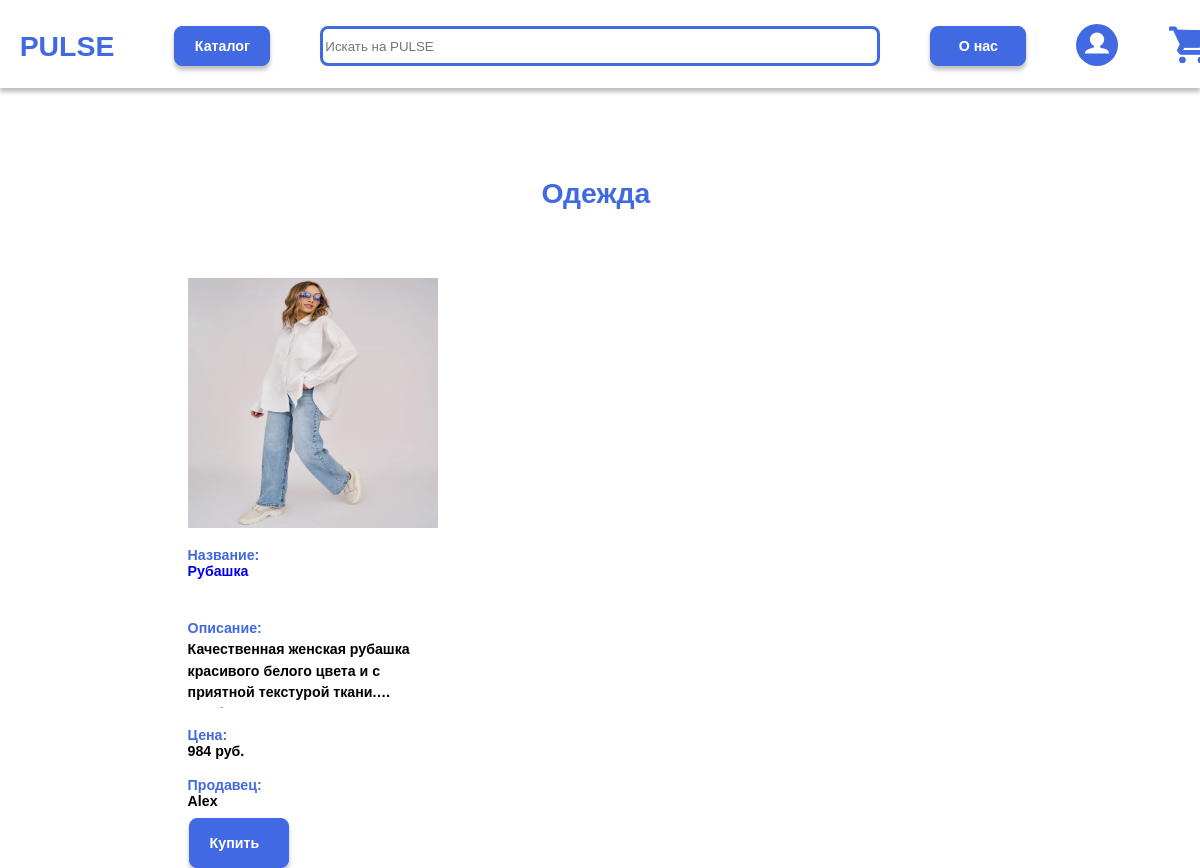
/clothes, run on the app's committed database.
### main/models.py (models this page shows)
class Product(models.Model):
    username = models.CharField(help_text='15 символов. Только цифры', max_length=15, verbose_name='phone of seller')
    label = models.TextField(max_length=30, help_text='От 5 до 30 символов. Название товара.', verbose_name='name')
    description = models.TextField(max_length=500, help_text='От 5 до 500 символов. Название товара.', verbose_name='description')
    price = models.CharField(max_length=10, help_text='Стоймость товара.', verbose_name='price')
    category_choises = (('pets', 'Товары для животных'),
                        ('electronics', 'Электроника'),
                        ('clothes', 'Одежда'),
                        ('books', 'Книги'),
                        ('pharmacy', 'Аптека'),
                        ('children', 'Детские товары'),
                        ('other', 'Другое'),)
    category = models.CharField(max_length=30, blank=False, choices=category_choises, default='Другое', verbose_name='category')
    image = models.FileField(help_text='Изображение товара', verbose_name='image')

class User(AbstractUser):
    username = models.CharField(error_messages={'unique': 'Пользователь с таким телефоном уже существует!'}, help_text='15 символов. Только цифры',max_length=15, unique=True, verbose_name='phone')
    nickname = models.CharField(error_messages={'unique': 'Пользователь с таким никнеймом уже существует!'}, max_length=20, unique=True, verbose_name='nickname')
    second_name = models.CharField(max_length=150, verbose_name='second name')
    email = models.EmailField(max_length=254, verbose_name='email address', unique=True, error_messages={'unique': 'Пользователь с такой почтой уже существует!'})
    user_type_choises =(('buyer', 'Я покупатель'),
               ('seller', 'Я продавец'))
    usertype = models.CharField(max_length=15, blank=False, choices=user_type_choises, default='buyer', help_text='Usertype', verbose_name='usertype')

### main/views.py (the view)
# urls.py: re_path(r'clothes', views.showClothes, name='clothes'),
def showClothes(request):
    product = Product.objects.all()
    user = User.objects.all()
    context = {
        'products': product,
        'users': user
    }
    return render(request, 'main/clothes.html', context)

### main/templates/main/clothes.html (shortened to what this page needs)
{% extends 'main/base.html' %}
{% block content %}
<div class="mainLabel" style="text-align: center;"><h1>Одежда</h1></div>
    <div class="productsMain">
    {% for product in products %}
        {% if product.category == 'clothes' %}
            <div class="products-container productsMain">
                <a href="{% url 'product' product.id %} ">
                <img class="productImage products-container" src="../../static{{ product.image.url }}">
                </a>
                <div class="productLabel products-container"><div class="logo">Название: </div><a href="{% url 'product' product.id %} " style="text-decoration: none">{{ product.label }}</a></div>
                <div class="productDescription products-container"><div class="logo">Описание: </div>{{ product.description }}</div>
                <div class="productPrice products-container"><div class="logo">Цена: </div>{{ product.price }} руб.</div>
                {% for user in users %}
                    {% if product.username == user.username %}
                        <div class="productSeller products-container"><div class="logo">Продавец: </div>{{ user.nickname }}</div>
                    {% endif %}
                {% endfor %}
                <form action="{% url 'addBasket' product.id %}" class="products-container" method="post">
                    <button class="productButton products-container" name="foo" type="submit">Купить</button>
                </form>
            </div>
        {% endif %}
    {% endfor %}
    </div>
{% endblock %}

### main/static/style.css (style rules this page uses)
body { font-family: 'Arial', arial, sans-serif; font-style: normal; font-size:calc(13px + 0.1vw); font-weight: 800; }
.productsMain { width: 70vw; margin-left: 15%; top: 100px; min-height: 150px; display: flex; flex-direction: row; flex-wrap: wrap; text-align: left; align-items: flex-start; align-content: flex-start; justify-content: flex-start; position: relative; }
.products-container { margin-left: auto; margin-right: auto; display: flex; flex-direction: column; flex-wrap: nowrap; text-align: left; justify-content: center; width: 25%; position: relative; }
.mainLabel { position: absolute; width: 98vw; color: royalblue; margin-top: 150px; text-align: center; }
.productImage { width: 250px; height: 250px; margin-top: 70px; margin-left: 40px; }
.productLabel { width: 250px; height: 30px; margin-top: 20px; }
.productDescription { width: 250px; height: 90px; margin-top:40px; overflow: hidden; text-overflow: ellipsis; display: -webkit-box; -webkit-line-clamp: 4; line-clamp: 4; -webkit-box-orient: vertical; }
.productPrice { width: 250px; height: 30px; margin-top: 20px; }
.productSeller { width: 250px; height: 30px; margin-top: 20px; }
.productButton { color:#FFFFFF; font-size:calc(13px + 0.1vw); font-weight: 800; margin-top: 10px; width: 100px; height: 50px; padding-left: 20px; background: royalblue; border: 1px solid royalblue; box-shadow: 0px 4px 4px rgba(0, 0, 0, 0.25); border-radius: 8px; }
.logo { color: royalblue; text-decoration: none; position: relative; }
@media (min-width: 1001px) and (max-width: 1280px) { .products-container { margin-left: 1px; } }
@media (min-width: 1001px) and (max-width: 1280px) { .productDescription { line-height: 1.5; } }

### data on the page
Product: image (picture), label "Рубашка", description "Качественная женская рубашка красивого белого цвета и с приятной текстурой…", price "984"
User: nickname "Alex"
